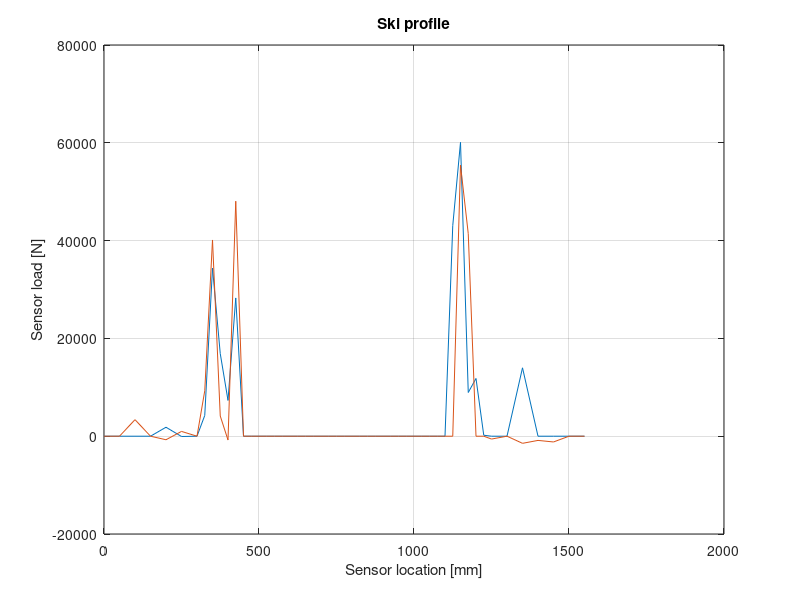

Source code (MATLAB):
%%% Creation of plots for ski profiles %%%
%%% @ Petter Andre Kristiansen         %%%

load('data/0107_finished_data.mat');
%%
% 1. Select ski to plot from

%fischer812_1 = ski_data_0107{1,3};

% 2. Modify the x-axis
I_array = logical([1 0 1 0 1 0 1 0 1 0 1 0 1 1 1 1 1 1 0 0 0 0 0 0 0 0 0 0 0 0 0 ...
    0 0 0 0 0 0 0 0 0 0 0 0 0 0 1 1 1 1 1 1 0 1 0 1 0 1 0 1 0 1 0 1]);
I_between = logical([0 0 0 0 0 0 0 0 0 0 0 0 0 0 0 0 0 0 1 1 1 1 1 1 1 1 1 1 1 1 1 ...
    1 1 1 1 1 1 1 1 1 1 1 1 1 1 0 0 0 0 0 0 0 0 0 0 0 0 0 0 0 0 0 0]);
hull_pitch = 25;
full_array_distance = [0:62]*hull_pitch;
x_axis_sensor_location = full_array_distance(I_array);
between = full_array_distance(I_between);

%%% Choose ski
ski_data = ski_data_fischer812_1{2,1};
total_weight = ski_data_fischer812_1{5,1};

%%% Create arrays for plotting
ski_right_front = ski_data(1,1:length(ski_data)/2);
ski_right_back = ski_data(1,length(ski_data)/2+1:end);
ski_left_front = ski_data(2,1:length(ski_data)/2);
ski_left_back = ski_data(2,length(ski_data)/2+1:end);
ski_right = [ski_right_front, zeros(1,27), ski_right_back];
ski_left = [ski_left_front, zeros(1,27), ski_left_back];
x_axis = [x_axis_sensor_location(1:12), between, x_axis_sensor_location(13:end)];

%ski_data_fischer_x{1,measurement} = w_profile_avg;
%ski_data_fischer_x{2,measurement} = w_profile;
%ski_data_fischer_x{3,measurement} = w_left_avg;
%ski_data_fischer_x{4,measurement} = w_right_avg;
%ski_data_fischer_x{5,measurement} = w_total;

plot(x_axis,ski_right*9.81); hold on;
plot(x_axis,ski_left*9.81); grid on;
title('Ski profile');
xlabel('Sensor location [mm]');
ylabel('Sensor load [N]');
%plot(between,zeros(1,length(between)));
%stairs(x_axis_sensor_location(13+between:end), ski_profile_left(13+between:end));